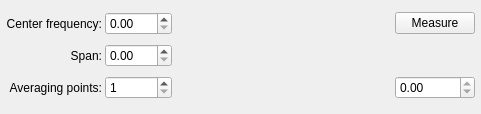
<?xml version="1.0" encoding="UTF-8"?>
<ui version="4.0">
 <class>Form</class>
 <widget class="QWidget" name="Form">
  <property name="geometry">
   <rect>
    <x>0</x>
    <y>0</y>
    <width>481</width>
    <height>114</height>
   </rect>
  </property>
  <property name="windowTitle">
   <string>Form</string>
  </property>
  <layout class="QGridLayout" name="gridLayout">
   <property name="margin">
    <number>6</number>
   </property>
   <property name="spacing">
    <number>3</number>
   </property>
   <item row="0" column="0">
    <widget class="QLabel" name="label">
     <property name="text">
      <string>Center frequency:</string>
     </property>
     <property name="alignment">
      <set>Qt::AlignRight|Qt::AlignTrailing|Qt::AlignVCenter</set>
     </property>
    </widget>
   </item>
   <item row="0" column="1">
    <widget class="QuantityWidgetController" name="centerFrequency"/>
   </item>
   <item row="0" column="2" rowspan="3">
    <spacer name="horizontalSpacer">
     <property name="orientation">
      <enum>Qt::Horizontal</enum>
     </property>
     <property name="sizeHint" stdset="0">
      <size>
       <width>216</width>
       <height>54</height>
      </size>
     </property>
    </spacer>
   </item>
   <item row="0" column="3">
    <widget class="QPushButton" name="measure">
     <property name="text">
      <string>Measure</string>
     </property>
    </widget>
   </item>
   <item row="2" column="0">
    <widget class="QLabel" name="label_2">
     <property name="text">
      <string>Averaging points:</string>
     </property>
     <property name="alignment">
      <set>Qt::AlignRight|Qt::AlignTrailing|Qt::AlignVCenter</set>
     </property>
    </widget>
   </item>
   <item row="2" column="1">
    <widget class="QSpinBox" name="numberOfAveragingPoints">
     <property name="minimum">
      <number>1</number>
     </property>
     <property name="maximum">
      <number>1000000000</number>
     </property>
    </widget>
   </item>
   <item row="2" column="3">
    <widget class="PowerWidgetController" name="receivedPower">
     <property name="readOnly">
      <bool>true</bool>
     </property>
    </widget>
   </item>
   <item row="1" column="1">
    <widget class="QuantityWidgetController" name="span"/>
   </item>
   <item row="1" column="0">
    <widget class="QLabel" name="label_3">
     <property name="text">
      <string>Span:</string>
     </property>
     <property name="alignment">
      <set>Qt::AlignRight|Qt::AlignTrailing|Qt::AlignVCenter</set>
     </property>
    </widget>
   </item>
  </layout>
 </widget>
 <customwidgets>
  <customwidget>
   <class>PowerWidgetController</class>
   <extends>QDoubleSpinBox</extends>
   <header>gui.powerwidget_controller.h</header>
  </customwidget>
  <customwidget>
   <class>QuantityWidgetController</class>
   <extends>QDoubleSpinBox</extends>
   <header>gui.quantitywidget_controller.h</header>
  </customwidget>
 </customwidgets>
 <resources/>
 <connections/>
</ui>
